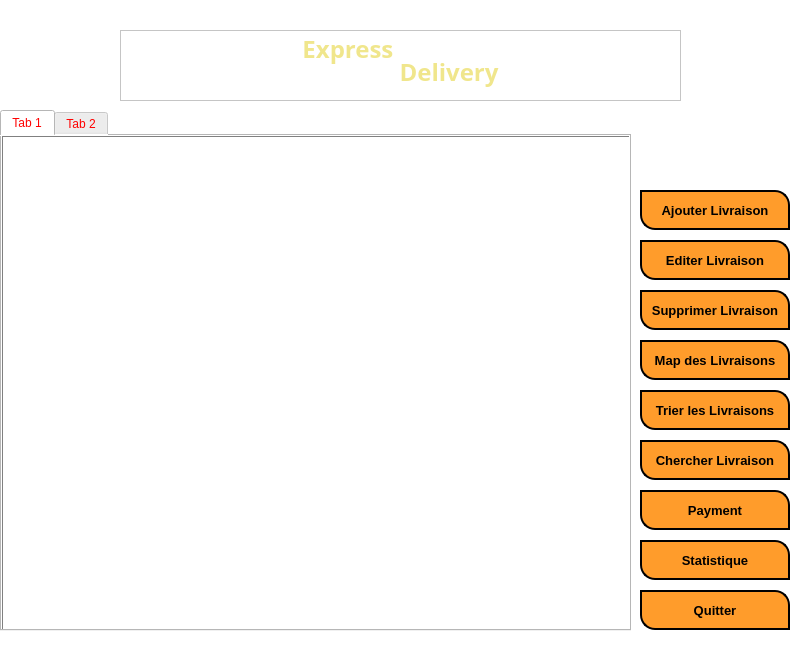
<?xml version="1.0" encoding="UTF-8"?>
<ui version="4.0">
 <class>livraisonDialog</class>
 <widget class="QDialog" name="livraisonDialog">
  <property name="geometry">
   <rect>
    <x>0</x>
    <y>0</y>
    <width>800</width>
    <height>650</height>
   </rect>
  </property>
  <property name="windowTitle">
   <string>Dialog</string>
  </property>
  <property name="styleSheet">
   <string notr="true">QPushButton{
	background-color:#00BFFF	;
	border:2px solid black;
	border-radius:10px;
}

QPushButton:hover{
	transform:  scale(0.7);
	background-color:#ADD8E6	;
}
</string>
  </property>
  <widget class="QStackedWidget" name="stackedWidget">
   <property name="geometry">
    <rect>
     <x>0</x>
     <y>0</y>
     <width>801</width>
     <height>651</height>
    </rect>
   </property>
   <property name="font">
    <font>
     <family>Arial</family>
     <weight>75</weight>
     <bold>true</bold>
    </font>
   </property>
   <property name="styleSheet">
    <string notr="true">QWidget
{
	background-color: #fff;
	color: red;

}


/*-----QLabel-----*/
QLabel
{
	background-color: transparent;
	color: #454544;
	font-weight: bold;
	font-size: 13px;

}


/*-----QPushButton-----*/
QPushButton
{
	
	background-color: #ff9c2b;
color: #000000;
	font-size: 13px;
	font-weight: bold;
	border-top-right-radius: 15px;
	border-top-left-radius: 0px;
	border-bottom-right-radius: 0px;
	border-bottom-left-radius: 15px;
	padding: 10px;

}


QPushButton::disabled
{
	background-color: #5c5c5c;

}


QPushButton::hover
{	
	background-color: #ff9c2b;

}


QPushButton::pressed
{
	background-color: #3d4ef2;

}


/*-----QCheckBox-----*/
QCheckBox
{
	background-color: transparent;
	color: #5c55e9;
	font-size: 10px;
	font-weight: bold;
	border: none;
	border-radius: 5px;

}


/*-----QCheckBox-----*/
QCheckBox::indicator
{
    background-color: #323232;
    border: 1px solid darkgray;
    width: 12px;
    height: 12px;

}


QCheckBox::indicator:checked
{
    image:url(&quot;./ressources/check.png&quot;);
	background-color: #5c55e9;
    border: 1px solid #5c55e9;

}


QCheckBox::indicator:unchecked:hover
{
    border: 1px solid #5c55e9;

}


QCheckBox::disabled
{
	color: #656565;

}


QCheckBox::indicator:disabled
{
	background-color: #656565;
	color: #656565;
    border: 1px solid #656565;

}


/*-----QLineEdit-----*/
QLineEdit
{
	background-color: #c2c7d5;
	color: #2a547f;
	border: none;
	padding: 5px;

}


/*-----QListView-----*/
QListView
{
	background-color: #5c55e9;
	color: #fff;
	font-size: 14px;
	font-weight: bold;
	show-decoration-selected: 0;
	border-radius: 4px;
	padding-left: -15px;
	padding-right: -15px;
	padding-top: 5px;

} 


QListView:disabled 
{
	background-color: #5c5c5c;

}


QListView::item
{
	background-color: #454e5e;
	border: none;
	padding: 10px;
	border-radius: 0px;
	padding-left : 10px;
	height: 32px;

}


QListView::item:selected
{
	color: #000;
	background-color: #fff;

}


QListView::item:!selected
{
	color:white;
	background-color: transparent;
	border: none;
	padding-left : 10px;

}


QListView::item:!selected:hover
{
	color: #fff;
	background-color: #5564f2;
	border: none;
	padding-left : 10px;

}


/*-----QTreeView-----*/
QTreeView 
{
	background-color: #fff;
	show-decoration-selected: 0;
	color: #454544;

}


QTreeView:disabled
{
	background-color: #242526;
	show-decoration-selected: 0;

}


QTreeView::item 
{
	border-top-color: transparent;
	border-bottom-color: transparent;

}


QTreeView::item:hover 
{
	background-color: #bcbdbb;
	color: #000;

}


QTreeView::item:selected 
{
	background-color: #5c55e9;
	color: #fff;

}


QTreeView::item:selected:active
{
	background-color: #5c55e9;
	color: #fff;

}


QTreeView::item:selected:disabled
{
	background-color: #525251;
	color: #656565;

}


QTreeView::branch:has-children:!has-siblings:closed,
QTreeView::branch:closed:has-children:has-siblings 
{
	image: url(://tree-closed.png);

}

QTreeView::branch:open:has-children:!has-siblings,
QTreeView::branch:open:has-children:has-siblings  
{
	image: url(://tree-open.png);

}


/*-----QTableView &amp; QTableWidget-----*/
QTableView
{
    background-color: #fff;
	border: 1px solid gray;
    color: #454544;
    gridline-color: gray;
    outline : 0;

}


QTableView::disabled
{
    background-color: #242526;
    border: 1px solid #32414B;
    color: #656565;
    gridline-color: #656565;
    outline : 0;

}


QTableView::item:hover 
{
    background-color: #bcbdbb;
    color: #000;

}


QTableView::item:selected 
{
	background-color: #5c55e9;
    color: #fff;

}


QTableView::item:selected:disabled
{
    background-color: #1a1b1c;
    border: 2px solid #525251;
    color: #656565;

}


QTableCornerButton::section
{
	background-color: #ced5e3;
	border: none;
    color: #fff;

}


QHeaderView::section
{
	color: #2a547f;
	border: 0px;
	background-color: #ced5e3;
	padding: 5px;

}


QHeaderView::section:disabled
{
    background-color: #525251;
    color: #656565;

}


QHeaderView::section:checked
{
    color: #fff;
    background-color: #5c55e9;

}


QHeaderView::section:checked:disabled
{
    color: #656565;
    background-color: #525251;

}


QHeaderView::section::vertical::first,
QHeaderView::section::vertical::only-one
{
    border-top: 1px solid #353635;

}


QHeaderView::section::vertical
{
    border-top: 1px solid #353635;

}


QHeaderView::section::horizontal::first,
QHeaderView::section::horizontal::only-one
{
    border-left: 1px solid #353635;

}


QHeaderView::section::horizontal
{
    border-left: 1px solid #353635;

}


/*-----QScrollBar-----*/
QScrollBar:horizontal 
{
    background-color: transparent;
    height: 8px;
    margin: 0px;
    padding: 0px;

}


QScrollBar::handle:horizontal 
{
    border: none;
	min-width: 100px;
    background-color: #7e92b7;

}


QScrollBar::add-line:horizontal, 
QScrollBar::sub-line:horizontal,
QScrollBar::add-page:horizontal, 
QScrollBar::sub-page:horizontal 
{
    width: 0px;
    background-color: #d8dce6;

}


QScrollBar:vertical 
{
    background-color: transparent;
    width: 8px;
    margin: 0;

}


QScrollBar::handle:vertical 
{
    border: none;
	min-height: 100px;
    background-color: #7e92b7;

}


QScrollBar::add-line:vertical, 
QScrollBar::sub-line:vertical,
QScrollBar::add-page:vertical, 
QScrollBar::sub-page:vertical 
{
    height: 0px;
    background-color: #d8dce6;

}</string>
   </property>
   <property name="currentIndex">
    <number>0</number>
   </property>
   <widget class="QWidget" name="page">
    <widget class="QPushButton" name="Mapbtn">
     <property name="geometry">
      <rect>
       <x>640</x>
       <y>340</y>
       <width>150</width>
       <height>40</height>
      </rect>
     </property>
     <property name="text">
      <string>Map des Livraisons</string>
     </property>
    </widget>
    <widget class="QPushButton" name="ajouterbtn">
     <property name="geometry">
      <rect>
       <x>640</x>
       <y>190</y>
       <width>150</width>
       <height>40</height>
      </rect>
     </property>
     <property name="text">
      <string>Ajouter Livraison</string>
     </property>
    </widget>
    <widget class="QTextEdit" name="textEdit">
     <property name="geometry">
      <rect>
       <x>120</x>
       <y>30</y>
       <width>561</width>
       <height>71</height>
      </rect>
     </property>
     <property name="font">
      <font>
       <family>Brush Script MT</family>
       <pointsize>28</pointsize>
       <italic>true</italic>
      </font>
     </property>
     <property name="html">
      <string>&lt;!DOCTYPE HTML PUBLIC &quot;-//W3C//DTD HTML 4.0//EN&quot; &quot;http://www.w3.org/TR/REC-html40/strict.dtd&quot;&gt;
&lt;html&gt;&lt;head&gt;&lt;meta name=&quot;qrichtext&quot; content=&quot;1&quot; /&gt;&lt;style type=&quot;text/css&quot;&gt;
p, li { white-space: pre-wrap; }
&lt;/style&gt;&lt;/head&gt;&lt;body style=&quot; font-family:'Brush Script MT'; font-size:28pt; font-weight:400; font-style:italic;&quot;&gt;
&lt;p align=&quot;center&quot; style=&quot; margin-top:0px; margin-bottom:0px; margin-left:0px; margin-right:0px; -qt-block-indent:0; text-indent:0px;&quot;&gt;&lt;span style=&quot; font-family:'MS Shell Dlg 2'; font-weight:600; font-style:normal; color:#f0e68c; vertical-align:super;&quot;&gt;Express &lt;/span&gt;&lt;span style=&quot; font-family:'MS Shell Dlg 2'; font-weight:600; font-style:normal; color:#f0e68c; vertical-align:sub;&quot;&gt;Delivery&lt;/span&gt;&lt;/p&gt;&lt;/body&gt;&lt;/html&gt;</string>
     </property>
    </widget>
    <widget class="QPushButton" name="tribtn">
     <property name="geometry">
      <rect>
       <x>640</x>
       <y>390</y>
       <width>150</width>
       <height>40</height>
      </rect>
     </property>
     <property name="text">
      <string>Trier les Livraisons</string>
     </property>
    </widget>
    <widget class="QPushButton" name="quitter">
     <property name="geometry">
      <rect>
       <x>640</x>
       <y>590</y>
       <width>150</width>
       <height>40</height>
      </rect>
     </property>
     <property name="text">
      <string>Quitter</string>
     </property>
    </widget>
    <widget class="QPushButton" name="paymentbtn">
     <property name="geometry">
      <rect>
       <x>640</x>
       <y>490</y>
       <width>150</width>
       <height>40</height>
      </rect>
     </property>
     <property name="text">
      <string>Payment</string>
     </property>
    </widget>
    <widget class="QPushButton" name="statbtn">
     <property name="geometry">
      <rect>
       <x>640</x>
       <y>540</y>
       <width>150</width>
       <height>40</height>
      </rect>
     </property>
     <property name="text">
      <string>Statistique</string>
     </property>
    </widget>
    <widget class="QPushButton" name="chercherbtn">
     <property name="geometry">
      <rect>
       <x>640</x>
       <y>440</y>
       <width>150</width>
       <height>40</height>
      </rect>
     </property>
     <property name="text">
      <string>Chercher Livraison</string>
     </property>
    </widget>
    <widget class="QPushButton" name="supprimerbtn">
     <property name="geometry">
      <rect>
       <x>640</x>
       <y>290</y>
       <width>150</width>
       <height>40</height>
      </rect>
     </property>
     <property name="text">
      <string>Supprimer Livraison</string>
     </property>
    </widget>
    <widget class="QPushButton" name="editerbtn">
     <property name="geometry">
      <rect>
       <x>640</x>
       <y>240</y>
       <width>150</width>
       <height>40</height>
      </rect>
     </property>
     <property name="text">
      <string>Editer Livraison</string>
     </property>
    </widget>
    <widget class="QTabWidget" name="tabWidget">
     <property name="geometry">
      <rect>
       <x>0</x>
       <y>110</y>
       <width>631</width>
       <height>521</height>
      </rect>
     </property>
     <property name="currentIndex">
      <number>0</number>
     </property>
     <widget class="QWidget" name="tab">
      <attribute name="title">
       <string>Tab 1</string>
      </attribute>
      <widget class="QTableView" name="tab_livraison">
       <property name="geometry">
        <rect>
         <x>0</x>
         <y>0</y>
         <width>631</width>
         <height>501</height>
        </rect>
       </property>
      </widget>
     </widget>
     <widget class="QWidget" name="tab_2">
      <attribute name="title">
       <string>Tab 2</string>
      </attribute>
     </widget>
    </widget>
   </widget>
   <widget class="QWidget" name="page_2">
    <widget class="QGroupBox" name="insertbox">
     <property name="geometry">
      <rect>
       <x>70</x>
       <y>0</y>
       <width>661</width>
       <height>561</height>
      </rect>
     </property>
     <property name="font">
      <font>
       <family>Algerian</family>
       <pointsize>18</pointsize>
       <weight>50</weight>
       <bold>false</bold>
      </font>
     </property>
     <property name="title">
      <string>Please Insert Information</string>
     </property>
     <widget class="QLineEdit" name="cin">
      <property name="geometry">
       <rect>
        <x>240</x>
        <y>100</y>
        <width>220</width>
        <height>30</height>
       </rect>
      </property>
     </widget>
     <widget class="QLabel" name="label">
      <property name="geometry">
       <rect>
        <x>50</x>
        <y>100</y>
        <width>181</width>
        <height>31</height>
       </rect>
      </property>
      <property name="text">
       <string>CIN</string>
      </property>
     </widget>
     <widget class="QLabel" name="label_2">
      <property name="geometry">
       <rect>
        <x>50</x>
        <y>180</y>
        <width>191</width>
        <height>20</height>
       </rect>
      </property>
      <property name="text">
       <string>Nom_Livreuer</string>
      </property>
     </widget>
     <widget class="QLabel" name="label_3">
      <property name="geometry">
       <rect>
        <x>50</x>
        <y>260</y>
        <width>171</width>
        <height>20</height>
       </rect>
      </property>
      <property name="text">
       <string>adresse</string>
      </property>
     </widget>
     <widget class="QLabel" name="label_4">
      <property name="geometry">
       <rect>
        <x>50</x>
        <y>340</y>
        <width>161</width>
        <height>16</height>
       </rect>
      </property>
      <property name="text">
       <string>Tel_Livreur</string>
      </property>
     </widget>
     <widget class="QLabel" name="label_5">
      <property name="geometry">
       <rect>
        <x>50</x>
        <y>420</y>
        <width>161</width>
        <height>16</height>
       </rect>
      </property>
      <property name="text">
       <string>Diplome</string>
      </property>
     </widget>
     <widget class="QLineEdit" name="nomLivreur">
      <property name="geometry">
       <rect>
        <x>240</x>
        <y>180</y>
        <width>220</width>
        <height>30</height>
       </rect>
      </property>
     </widget>
     <widget class="QLineEdit" name="adresse">
      <property name="geometry">
       <rect>
        <x>240</x>
        <y>260</y>
        <width>220</width>
        <height>30</height>
       </rect>
      </property>
     </widget>
     <widget class="QLineEdit" name="telLivreur">
      <property name="geometry">
       <rect>
        <x>240</x>
        <y>330</y>
        <width>220</width>
        <height>30</height>
       </rect>
      </property>
     </widget>
     <widget class="QLineEdit" name="diplome">
      <property name="geometry">
       <rect>
        <x>240</x>
        <y>420</y>
        <width>220</width>
        <height>30</height>
       </rect>
      </property>
     </widget>
     <widget class="QPushButton" name="addbtn">
      <property name="geometry">
       <rect>
        <x>250</x>
        <y>490</y>
        <width>191</width>
        <height>41</height>
       </rect>
      </property>
      <property name="text">
       <string>ADD</string>
      </property>
     </widget>
    </widget>
   </widget>
   <widget class="QWidget" name="page_3">
    <widget class="QGroupBox" name="editbox">
     <property name="geometry">
      <rect>
       <x>70</x>
       <y>0</y>
       <width>681</width>
       <height>571</height>
      </rect>
     </property>
     <property name="font">
      <font>
       <family>Algerian</family>
       <pointsize>18</pointsize>
       <weight>50</weight>
       <bold>false</bold>
      </font>
     </property>
     <property name="title">
      <string>Please Edit Information</string>
     </property>
     <widget class="QLineEdit" name="cinEdit">
      <property name="geometry">
       <rect>
        <x>240</x>
        <y>100</y>
        <width>220</width>
        <height>30</height>
       </rect>
      </property>
     </widget>
     <widget class="QLabel" name="label_6">
      <property name="geometry">
       <rect>
        <x>60</x>
        <y>100</y>
        <width>181</width>
        <height>31</height>
       </rect>
      </property>
      <property name="text">
       <string>CIN</string>
      </property>
     </widget>
     <widget class="QLabel" name="label_7">
      <property name="geometry">
       <rect>
        <x>60</x>
        <y>180</y>
        <width>181</width>
        <height>20</height>
       </rect>
      </property>
      <property name="text">
       <string>Nom_Livreuer</string>
      </property>
     </widget>
     <widget class="QLabel" name="label_8">
      <property name="geometry">
       <rect>
        <x>60</x>
        <y>270</y>
        <width>181</width>
        <height>20</height>
       </rect>
      </property>
      <property name="text">
       <string>adresse</string>
      </property>
     </widget>
     <widget class="QLabel" name="label_9">
      <property name="geometry">
       <rect>
        <x>60</x>
        <y>340</y>
        <width>171</width>
        <height>16</height>
       </rect>
      </property>
      <property name="text">
       <string>Tel_Livreur</string>
      </property>
     </widget>
     <widget class="QLabel" name="label_10">
      <property name="geometry">
       <rect>
        <x>60</x>
        <y>430</y>
        <width>181</width>
        <height>16</height>
       </rect>
      </property>
      <property name="text">
       <string>Diplome</string>
      </property>
     </widget>
     <widget class="QLineEdit" name="nomLivreurEdit">
      <property name="geometry">
       <rect>
        <x>240</x>
        <y>180</y>
        <width>220</width>
        <height>30</height>
       </rect>
      </property>
     </widget>
     <widget class="QLineEdit" name="adresseEdit">
      <property name="geometry">
       <rect>
        <x>240</x>
        <y>260</y>
        <width>220</width>
        <height>30</height>
       </rect>
      </property>
     </widget>
     <widget class="QLineEdit" name="telLivreurEdit">
      <property name="geometry">
       <rect>
        <x>240</x>
        <y>330</y>
        <width>220</width>
        <height>30</height>
       </rect>
      </property>
     </widget>
     <widget class="QLineEdit" name="diplomeEdit">
      <property name="geometry">
       <rect>
        <x>240</x>
        <y>420</y>
        <width>220</width>
        <height>30</height>
       </rect>
      </property>
     </widget>
     <widget class="QPushButton" name="editBtn">
      <property name="geometry">
       <rect>
        <x>250</x>
        <y>490</y>
        <width>191</width>
        <height>41</height>
       </rect>
      </property>
      <property name="text">
       <string>EDIT</string>
      </property>
     </widget>
    </widget>
   </widget>
   <widget class="QWidget" name="page_4">
    <widget class="QLineEdit" name="cinSupp">
     <property name="geometry">
      <rect>
       <x>249</x>
       <y>150</y>
       <width>261</width>
       <height>30</height>
      </rect>
     </property>
    </widget>
    <widget class="QPushButton" name="suppBtn">
     <property name="geometry">
      <rect>
       <x>300</x>
       <y>390</y>
       <width>161</width>
       <height>41</height>
      </rect>
     </property>
     <property name="text">
      <string>Supprimer</string>
     </property>
    </widget>
    <widget class="QLabel" name="label_11">
     <property name="geometry">
      <rect>
       <x>250</x>
       <y>110</y>
       <width>181</width>
       <height>31</height>
      </rect>
     </property>
     <property name="text">
      <string>CIN</string>
     </property>
    </widget>
   </widget>
   <widget class="QWidget" name="page_5"/>
  </widget>
 </widget>
 <resources/>
 <connections/>
</ui>
